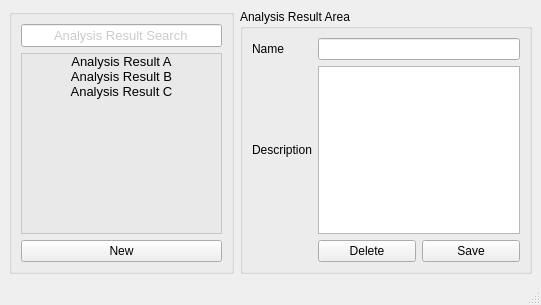
<?xml version="1.0" encoding="UTF-8"?>
<ui version="4.0">
 <class>Figure_12_Analysis_Result_Review</class>
 <widget class="QMainWindow" name="Figure_12_Analysis_Result_Review">
  <property name="geometry">
   <rect>
    <x>0</x>
    <y>0</y>
    <width>541</width>
    <height>305</height>
   </rect>
  </property>
  <property name="windowTitle">
   <string>MainWindow</string>
  </property>
  <widget class="QWidget" name="centralwidget">
   <layout class="QGridLayout" name="gridLayout_2">
    <item row="0" column="0">
     <widget class="QGroupBox" name="groupBox">
      <property name="enabled">
       <bool>true</bool>
      </property>
      <property name="title">
       <string/>
      </property>
      <layout class="QVBoxLayout" name="verticalLayout">
       <item>
        <widget class="QLineEdit" name="AnalysisResultSearch">
         <property name="palette">
          <palette>
           <active>
            <colorrole role="WindowText">
             <brush brushstyle="SolidPattern">
              <color alpha="255">
               <red>0</red>
               <green>0</green>
               <blue>0</blue>
              </color>
             </brush>
            </colorrole>
            <colorrole role="Dark">
             <brush brushstyle="SolidPattern">
              <color alpha="255">
               <red>119</red>
               <green>119</green>
               <blue>118</blue>
              </color>
             </brush>
            </colorrole>
            <colorrole role="Mid">
             <brush brushstyle="SolidPattern">
              <color alpha="255">
               <red>159</red>
               <green>159</green>
               <blue>157</blue>
              </color>
             </brush>
            </colorrole>
            <colorrole role="Text">
             <brush brushstyle="SolidPattern">
              <color alpha="255">
               <red>203</red>
               <green>203</green>
               <blue>203</blue>
              </color>
             </brush>
            </colorrole>
            <colorrole role="ButtonText">
             <brush brushstyle="SolidPattern">
              <color alpha="255">
               <red>0</red>
               <green>0</green>
               <blue>0</blue>
              </color>
             </brush>
            </colorrole>
            <colorrole role="Base">
             <brush brushstyle="SolidPattern">
              <color alpha="255">
               <red>255</red>
               <green>255</green>
               <blue>255</blue>
              </color>
             </brush>
            </colorrole>
            <colorrole role="Window">
             <brush brushstyle="SolidPattern">
              <color alpha="255">
               <red>238</red>
               <green>238</green>
               <blue>236</blue>
              </color>
             </brush>
            </colorrole>
            <colorrole role="Shadow">
             <brush brushstyle="SolidPattern">
              <color alpha="255">
               <red>0</red>
               <green>0</green>
               <blue>0</blue>
              </color>
             </brush>
            </colorrole>
            <colorrole role="AlternateBase">
             <brush brushstyle="SolidPattern">
              <color alpha="255">
               <red>184</red>
               <green>184</green>
               <blue>184</blue>
              </color>
             </brush>
            </colorrole>
            <colorrole role="ToolTipBase">
             <brush brushstyle="SolidPattern">
              <color alpha="255">
               <red>255</red>
               <green>255</green>
               <blue>220</blue>
              </color>
             </brush>
            </colorrole>
            <colorrole role="ToolTipText">
             <brush brushstyle="SolidPattern">
              <color alpha="255">
               <red>0</red>
               <green>0</green>
               <blue>0</blue>
              </color>
             </brush>
            </colorrole>
            <colorrole role="PlaceholderText">
             <brush brushstyle="NoBrush">
              <color alpha="128">
               <red>203</red>
               <green>203</green>
               <blue>203</blue>
              </color>
             </brush>
            </colorrole>
           </active>
           <inactive>
            <colorrole role="WindowText">
             <brush brushstyle="SolidPattern">
              <color alpha="255">
               <red>0</red>
               <green>0</green>
               <blue>0</blue>
              </color>
             </brush>
            </colorrole>
            <colorrole role="Dark">
             <brush brushstyle="SolidPattern">
              <color alpha="255">
               <red>119</red>
               <green>119</green>
               <blue>118</blue>
              </color>
             </brush>
            </colorrole>
            <colorrole role="Mid">
             <brush brushstyle="SolidPattern">
              <color alpha="255">
               <red>159</red>
               <green>159</green>
               <blue>157</blue>
              </color>
             </brush>
            </colorrole>
            <colorrole role="Text">
             <brush brushstyle="SolidPattern">
              <color alpha="255">
               <red>203</red>
               <green>203</green>
               <blue>203</blue>
              </color>
             </brush>
            </colorrole>
            <colorrole role="ButtonText">
             <brush brushstyle="SolidPattern">
              <color alpha="255">
               <red>0</red>
               <green>0</green>
               <blue>0</blue>
              </color>
             </brush>
            </colorrole>
            <colorrole role="Base">
             <brush brushstyle="SolidPattern">
              <color alpha="255">
               <red>255</red>
               <green>255</green>
               <blue>255</blue>
              </color>
             </brush>
            </colorrole>
            <colorrole role="Window">
             <brush brushstyle="SolidPattern">
              <color alpha="255">
               <red>238</red>
               <green>238</green>
               <blue>236</blue>
              </color>
             </brush>
            </colorrole>
            <colorrole role="Shadow">
             <brush brushstyle="SolidPattern">
              <color alpha="255">
               <red>0</red>
               <green>0</green>
               <blue>0</blue>
              </color>
             </brush>
            </colorrole>
            <colorrole role="AlternateBase">
             <brush brushstyle="SolidPattern">
              <color alpha="255">
               <red>184</red>
               <green>184</green>
               <blue>184</blue>
              </color>
             </brush>
            </colorrole>
            <colorrole role="ToolTipBase">
             <brush brushstyle="SolidPattern">
              <color alpha="255">
               <red>255</red>
               <green>255</green>
               <blue>220</blue>
              </color>
             </brush>
            </colorrole>
            <colorrole role="ToolTipText">
             <brush brushstyle="SolidPattern">
              <color alpha="255">
               <red>0</red>
               <green>0</green>
               <blue>0</blue>
              </color>
             </brush>
            </colorrole>
            <colorrole role="PlaceholderText">
             <brush brushstyle="NoBrush">
              <color alpha="128">
               <red>203</red>
               <green>203</green>
               <blue>203</blue>
              </color>
             </brush>
            </colorrole>
           </inactive>
           <disabled>
            <colorrole role="WindowText">
             <brush brushstyle="SolidPattern">
              <color alpha="255">
               <red>119</red>
               <green>119</green>
               <blue>118</blue>
              </color>
             </brush>
            </colorrole>
            <colorrole role="Dark">
             <brush brushstyle="SolidPattern">
              <color alpha="255">
               <red>119</red>
               <green>119</green>
               <blue>118</blue>
              </color>
             </brush>
            </colorrole>
            <colorrole role="Mid">
             <brush brushstyle="SolidPattern">
              <color alpha="255">
               <red>159</red>
               <green>159</green>
               <blue>157</blue>
              </color>
             </brush>
            </colorrole>
            <colorrole role="Text">
             <brush brushstyle="SolidPattern">
              <color alpha="255">
               <red>119</red>
               <green>119</green>
               <blue>118</blue>
              </color>
             </brush>
            </colorrole>
            <colorrole role="ButtonText">
             <brush brushstyle="SolidPattern">
              <color alpha="255">
               <red>119</red>
               <green>119</green>
               <blue>118</blue>
              </color>
             </brush>
            </colorrole>
            <colorrole role="Base">
             <brush brushstyle="SolidPattern">
              <color alpha="255">
               <red>238</red>
               <green>238</green>
               <blue>236</blue>
              </color>
             </brush>
            </colorrole>
            <colorrole role="Window">
             <brush brushstyle="SolidPattern">
              <color alpha="255">
               <red>238</red>
               <green>238</green>
               <blue>236</blue>
              </color>
             </brush>
            </colorrole>
            <colorrole role="Shadow">
             <brush brushstyle="SolidPattern">
              <color alpha="255">
               <red>0</red>
               <green>0</green>
               <blue>0</blue>
              </color>
             </brush>
            </colorrole>
            <colorrole role="AlternateBase">
             <brush brushstyle="SolidPattern">
              <color alpha="255">
               <red>184</red>
               <green>184</green>
               <blue>184</blue>
              </color>
             </brush>
            </colorrole>
            <colorrole role="ToolTipBase">
             <brush brushstyle="SolidPattern">
              <color alpha="255">
               <red>255</red>
               <green>255</green>
               <blue>220</blue>
              </color>
             </brush>
            </colorrole>
            <colorrole role="ToolTipText">
             <brush brushstyle="SolidPattern">
              <color alpha="255">
               <red>0</red>
               <green>0</green>
               <blue>0</blue>
              </color>
             </brush>
            </colorrole>
            <colorrole role="PlaceholderText">
             <brush brushstyle="NoBrush">
              <color alpha="128">
               <red>203</red>
               <green>203</green>
               <blue>203</blue>
              </color>
             </brush>
            </colorrole>
           </disabled>
          </palette>
         </property>
         <property name="font">
          <font>
           <pointsize>10</pointsize>
          </font>
         </property>
         <property name="text">
          <string>Analysis Result Search</string>
         </property>
         <property name="alignment">
          <set>Qt::AlignCenter</set>
         </property>
        </widget>
       </item>
       <item>
        <widget class="QListWidget" name="AnalysisResultScroll">
         <property name="palette">
          <palette>
           <active>
            <colorrole role="WindowText">
             <brush brushstyle="SolidPattern">
              <color alpha="255">
               <red>0</red>
               <green>0</green>
               <blue>0</blue>
              </color>
             </brush>
            </colorrole>
            <colorrole role="Button">
             <brush brushstyle="SolidPattern">
              <color alpha="255">
               <red>255</red>
               <green>255</green>
               <blue>255</blue>
              </color>
             </brush>
            </colorrole>
            <colorrole role="Light">
             <brush brushstyle="SolidPattern">
              <color alpha="255">
               <red>255</red>
               <green>255</green>
               <blue>255</blue>
              </color>
             </brush>
            </colorrole>
            <colorrole role="Midlight">
             <brush brushstyle="SolidPattern">
              <color alpha="255">
               <red>255</red>
               <green>255</green>
               <blue>255</blue>
              </color>
             </brush>
            </colorrole>
            <colorrole role="Dark">
             <brush brushstyle="SolidPattern">
              <color alpha="255">
               <red>127</red>
               <green>127</green>
               <blue>127</blue>
              </color>
             </brush>
            </colorrole>
            <colorrole role="Mid">
             <brush brushstyle="SolidPattern">
              <color alpha="255">
               <red>170</red>
               <green>170</green>
               <blue>170</blue>
              </color>
             </brush>
            </colorrole>
            <colorrole role="Text">
             <brush brushstyle="SolidPattern">
              <color alpha="255">
               <red>0</red>
               <green>0</green>
               <blue>0</blue>
              </color>
             </brush>
            </colorrole>
            <colorrole role="BrightText">
             <brush brushstyle="SolidPattern">
              <color alpha="255">
               <red>255</red>
               <green>255</green>
               <blue>255</blue>
              </color>
             </brush>
            </colorrole>
            <colorrole role="Base">
             <brush brushstyle="SolidPattern">
              <color alpha="142">
               <red>229</red>
               <green>229</green>
               <blue>229</blue>
              </color>
             </brush>
            </colorrole>
            <colorrole role="Window">
             <brush brushstyle="SolidPattern">
              <color alpha="255">
               <red>255</red>
               <green>255</green>
               <blue>255</blue>
              </color>
             </brush>
            </colorrole>
            <colorrole role="Shadow">
             <brush brushstyle="SolidPattern">
              <color alpha="255">
               <red>0</red>
               <green>0</green>
               <blue>0</blue>
              </color>
             </brush>
            </colorrole>
            <colorrole role="AlternateBase">
             <brush brushstyle="SolidPattern">
              <color alpha="255">
               <red>255</red>
               <green>255</green>
               <blue>255</blue>
              </color>
             </brush>
            </colorrole>
            <colorrole role="ToolTipBase">
             <brush brushstyle="SolidPattern">
              <color alpha="255">
               <red>255</red>
               <green>255</green>
               <blue>220</blue>
              </color>
             </brush>
            </colorrole>
            <colorrole role="ToolTipText">
             <brush brushstyle="SolidPattern">
              <color alpha="255">
               <red>0</red>
               <green>0</green>
               <blue>0</blue>
              </color>
             </brush>
            </colorrole>
            <colorrole role="PlaceholderText">
             <brush brushstyle="NoBrush">
              <color alpha="128">
               <red>0</red>
               <green>0</green>
               <blue>0</blue>
              </color>
             </brush>
            </colorrole>
           </active>
           <inactive>
            <colorrole role="WindowText">
             <brush brushstyle="SolidPattern">
              <color alpha="255">
               <red>0</red>
               <green>0</green>
               <blue>0</blue>
              </color>
             </brush>
            </colorrole>
            <colorrole role="Button">
             <brush brushstyle="SolidPattern">
              <color alpha="255">
               <red>255</red>
               <green>255</green>
               <blue>255</blue>
              </color>
             </brush>
            </colorrole>
            <colorrole role="Light">
             <brush brushstyle="SolidPattern">
              <color alpha="255">
               <red>255</red>
               <green>255</green>
               <blue>255</blue>
              </color>
             </brush>
            </colorrole>
            <colorrole role="Midlight">
             <brush brushstyle="SolidPattern">
              <color alpha="255">
               <red>255</red>
               <green>255</green>
               <blue>255</blue>
              </color>
             </brush>
            </colorrole>
            <colorrole role="Dark">
             <brush brushstyle="SolidPattern">
              <color alpha="255">
               <red>127</red>
               <green>127</green>
               <blue>127</blue>
              </color>
             </brush>
            </colorrole>
            <colorrole role="Mid">
             <brush brushstyle="SolidPattern">
              <color alpha="255">
               <red>170</red>
               <green>170</green>
               <blue>170</blue>
              </color>
             </brush>
            </colorrole>
            <colorrole role="Text">
             <brush brushstyle="SolidPattern">
              <color alpha="255">
               <red>0</red>
               <green>0</green>
               <blue>0</blue>
              </color>
             </brush>
            </colorrole>
            <colorrole role="BrightText">
             <brush brushstyle="SolidPattern">
              <color alpha="255">
               <red>255</red>
               <green>255</green>
               <blue>255</blue>
              </color>
             </brush>
            </colorrole>
            <colorrole role="Base">
             <brush brushstyle="SolidPattern">
              <color alpha="142">
               <red>229</red>
               <green>229</green>
               <blue>229</blue>
              </color>
             </brush>
            </colorrole>
            <colorrole role="Window">
             <brush brushstyle="SolidPattern">
              <color alpha="255">
               <red>255</red>
               <green>255</green>
               <blue>255</blue>
              </color>
             </brush>
            </colorrole>
            <colorrole role="Shadow">
             <brush brushstyle="SolidPattern">
              <color alpha="255">
               <red>0</red>
               <green>0</green>
               <blue>0</blue>
              </color>
             </brush>
            </colorrole>
            <colorrole role="AlternateBase">
             <brush brushstyle="SolidPattern">
              <color alpha="255">
               <red>255</red>
               <green>255</green>
               <blue>255</blue>
              </color>
             </brush>
            </colorrole>
            <colorrole role="ToolTipBase">
             <brush brushstyle="SolidPattern">
              <color alpha="255">
               <red>255</red>
               <green>255</green>
               <blue>220</blue>
              </color>
             </brush>
            </colorrole>
            <colorrole role="ToolTipText">
             <brush brushstyle="SolidPattern">
              <color alpha="255">
               <red>0</red>
               <green>0</green>
               <blue>0</blue>
              </color>
             </brush>
            </colorrole>
            <colorrole role="PlaceholderText">
             <brush brushstyle="NoBrush">
              <color alpha="128">
               <red>0</red>
               <green>0</green>
               <blue>0</blue>
              </color>
             </brush>
            </colorrole>
           </inactive>
           <disabled>
            <colorrole role="WindowText">
             <brush brushstyle="SolidPattern">
              <color alpha="255">
               <red>127</red>
               <green>127</green>
               <blue>127</blue>
              </color>
             </brush>
            </colorrole>
            <colorrole role="Button">
             <brush brushstyle="SolidPattern">
              <color alpha="255">
               <red>255</red>
               <green>255</green>
               <blue>255</blue>
              </color>
             </brush>
            </colorrole>
            <colorrole role="Light">
             <brush brushstyle="SolidPattern">
              <color alpha="255">
               <red>255</red>
               <green>255</green>
               <blue>255</blue>
              </color>
             </brush>
            </colorrole>
            <colorrole role="Midlight">
             <brush brushstyle="SolidPattern">
              <color alpha="255">
               <red>255</red>
               <green>255</green>
               <blue>255</blue>
              </color>
             </brush>
            </colorrole>
            <colorrole role="Dark">
             <brush brushstyle="SolidPattern">
              <color alpha="255">
               <red>127</red>
               <green>127</green>
               <blue>127</blue>
              </color>
             </brush>
            </colorrole>
            <colorrole role="Mid">
             <brush brushstyle="SolidPattern">
              <color alpha="255">
               <red>170</red>
               <green>170</green>
               <blue>170</blue>
              </color>
             </brush>
            </colorrole>
            <colorrole role="Text">
             <brush brushstyle="SolidPattern">
              <color alpha="255">
               <red>127</red>
               <green>127</green>
               <blue>127</blue>
              </color>
             </brush>
            </colorrole>
            <colorrole role="BrightText">
             <brush brushstyle="SolidPattern">
              <color alpha="255">
               <red>255</red>
               <green>255</green>
               <blue>255</blue>
              </color>
             </brush>
            </colorrole>
            <colorrole role="Base">
             <brush brushstyle="SolidPattern">
              <color alpha="255">
               <red>255</red>
               <green>255</green>
               <blue>255</blue>
              </color>
             </brush>
            </colorrole>
            <colorrole role="Window">
             <brush brushstyle="SolidPattern">
              <color alpha="255">
               <red>255</red>
               <green>255</green>
               <blue>255</blue>
              </color>
             </brush>
            </colorrole>
            <colorrole role="Shadow">
             <brush brushstyle="SolidPattern">
              <color alpha="255">
               <red>0</red>
               <green>0</green>
               <blue>0</blue>
              </color>
             </brush>
            </colorrole>
            <colorrole role="AlternateBase">
             <brush brushstyle="SolidPattern">
              <color alpha="255">
               <red>255</red>
               <green>255</green>
               <blue>255</blue>
              </color>
             </brush>
            </colorrole>
            <colorrole role="ToolTipBase">
             <brush brushstyle="SolidPattern">
              <color alpha="255">
               <red>255</red>
               <green>255</green>
               <blue>220</blue>
              </color>
             </brush>
            </colorrole>
            <colorrole role="ToolTipText">
             <brush brushstyle="SolidPattern">
              <color alpha="255">
               <red>0</red>
               <green>0</green>
               <blue>0</blue>
              </color>
             </brush>
            </colorrole>
            <colorrole role="PlaceholderText">
             <brush brushstyle="NoBrush">
              <color alpha="128">
               <red>0</red>
               <green>0</green>
               <blue>0</blue>
              </color>
             </brush>
            </colorrole>
           </disabled>
          </palette>
         </property>
         <property name="font">
          <font>
           <pointsize>10</pointsize>
           <kerning>true</kerning>
          </font>
         </property>
         <property name="editTriggers">
          <set>QAbstractItemView::DoubleClicked|QAbstractItemView::EditKeyPressed</set>
         </property>
         <property name="resizeMode">
          <enum>QListView::Adjust</enum>
         </property>
         <property name="spacing">
          <number>0</number>
         </property>
         <item>
          <property name="text">
           <string>Analysis Result A</string>
          </property>
          <property name="textAlignment">
           <set>AlignCenter</set>
          </property>
         </item>
         <item>
          <property name="text">
           <string>Analysis Result B</string>
          </property>
          <property name="textAlignment">
           <set>AlignCenter</set>
          </property>
         </item>
         <item>
          <property name="text">
           <string>Analysis Result C</string>
          </property>
          <property name="font">
           <font>
            <weight>50</weight>
            <italic>false</italic>
            <bold>false</bold>
            <underline>false</underline>
           </font>
          </property>
          <property name="textAlignment">
           <set>AlignCenter</set>
          </property>
          <property name="background">
           <brush brushstyle="NoBrush">
            <color alpha="255">
             <red>0</red>
             <green>0</green>
             <blue>0</blue>
            </color>
           </brush>
          </property>
          <property name="foreground">
           <brush brushstyle="NoBrush">
            <color alpha="255">
             <red>0</red>
             <green>0</green>
             <blue>0</blue>
            </color>
           </brush>
          </property>
         </item>
        </widget>
       </item>
       <item>
        <widget class="QPushButton" name="pushButton">
         <property name="text">
          <string>New</string>
         </property>
        </widget>
       </item>
      </layout>
     </widget>
    </item>
    <item row="0" column="1">
     <widget class="QGroupBox" name="groupBox_2">
      <property name="title">
       <string>Analysis Result Area</string>
      </property>
      <layout class="QGridLayout" name="gridLayout">
       <item row="0" column="0">
        <widget class="QLabel" name="NameLabel">
         <property name="text">
          <string>Name</string>
         </property>
         <property name="buddy">
          <cstring>NameLineEdit</cstring>
         </property>
        </widget>
       </item>
       <item row="0" column="1" colspan="2">
        <widget class="QLineEdit" name="NameLineEdit"/>
       </item>
       <item row="1" column="0">
        <widget class="QLabel" name="DescriptionLabel">
         <property name="text">
          <string>Description</string>
         </property>
         <property name="buddy">
          <cstring>textEdit</cstring>
         </property>
        </widget>
       </item>
       <item row="1" column="1" colspan="2">
        <widget class="QTextEdit" name="textEdit"/>
       </item>
       <item row="2" column="1">
        <widget class="QPushButton" name="pushButton_3">
         <property name="text">
          <string>Delete</string>
         </property>
        </widget>
       </item>
       <item row="2" column="2">
        <widget class="QPushButton" name="pushButton_2">
         <property name="text">
          <string>Save</string>
         </property>
        </widget>
       </item>
      </layout>
     </widget>
    </item>
   </layout>
  </widget>
  <widget class="QStatusBar" name="statusbar"/>
 </widget>
 <resources/>
 <connections/>
</ui>
